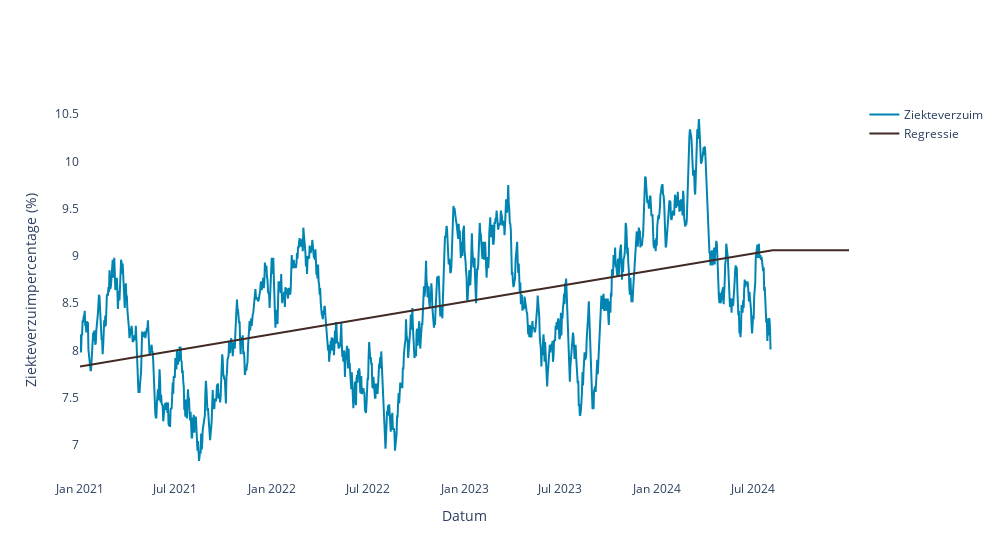

Write notebook code for a chart like this one.
### Markdown cell above
**Opgave 2.2.** Wat valt je op aan de uitkomsten van het voortschrijdend gemiddelde model?

#### *Regressie*
Er zijn ook algoritmes welke niet enkel kijken naar de historische waarden van het onderwerp dat je probeert te voorspellen. Deze algoritmes maken gebruik van verklarende variabele(n). Het eenvoudigste model is een regressiemodel. Wat dit model doet een regressielijn bepalen: best passende lijn om de relatie tussen verklarende variabelen (x) en te voorspellen variabelen (y) te bepalen. 

Laten we een eenvoudige regressie met 1 variabele (volgordelijkheid datums) toepassen:

### Code cell
regressie = voorspel_met_regressie(data=data)

### Figure 1 — Plotly figure (JSON) as saved in the notebook; plotly's stock layout.template omitted (floating-point values rounded to 4 significant figures; data arrays with more than 128 entries replaced by an {"elided": "..."} marker saying what was removed)
{"data": [{"line": {"color": "#0084B2"}, "mode": "lines", "name": "Ziekteverzuim", "type": "scatter", "x": {"elided": "1461 str values"}, "y": {"elided": "1461 float values"}}, {"line": {"color": "#402a23"}, "mode": "lines", "name": "Regressie", "type": "scatter", "x": {"elided": "1461 str values"}, "y": {"elided": "1461 float values"}}], "layout": {"autosize": false, "paper_bgcolor": "white", "plot_bgcolor": "white", "width": 1000, "xaxis": {"title": {"text": "Datum"}}, "yaxis": {"title": {"text": "Ziekteverzuimpercentage (%)"}}}}
